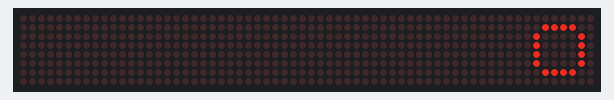
A sketch run on a simulated Arduino Uno, built with avr-gcc and run on an emulated ATmega328P. On the bench: 64×8 LED matrix.

Above: at 0.18 s.

The sketch:

Ripples.ino
```cpp
#include "LedControl.h"

int DIN = 10;
int CS = 9;
int CLK = 8;

LedControl lc = LedControl (DIN,CLK,CS,0);

void setup() {
  lc.shutdown(0,false);
  lc.setIntensity(0,15);
  lc.clearDisplay(0);
}

void loop() {
  byte stage1[8] = {B00000000,B00000000,B00000000,B00011000,B00011000,B00000000,B00000000,B00000000};
  byte stage2[8] = {B00000000,B00000000,B00111100,B00100100,B00100100,B00111100,B00000000,B00000000};
  byte stage3[8] = {B00000000,B00111100,B01000010,B01000010,B01000010,B01000010,B00111100,B00000000};
  byte stage4[8] = {B00111100,B01000010,B10000001,B10000001,B10000001,B10000001,B01000010,B00111100};
  byte stage5[8] = {B01111110,B10000001,B10000001,B10000001,B10000001,B10000001,B10000001,B01111110};
  byte stage6[8] = {B01100110,B10000001,B10000001,B00000000,B00000000,B10000001,B10000001,B01100110};
  byte stage7[8] = {B01100110,B10000001,B00000000,B00000000,B00000000,B00000000,B10000001,B01100110};
  byte stage8[8] = {B10000001,B00000000,B00000000,B00000000,B00000000,B00000000,B00000000,B10000001};
  byte stage9[8] = {B00000000,B00000000,B00000000,B00000000,B00000000,B00000000,B00000000,B00000000};

  printByte(stage1);
  delay(50);
  printByte(stage2);
  delay(60);
  printByte(stage3);
  delay(100);
  printByte(stage4);
  delay(70);
  printByte(stage5);
  delay(80);
  printByte(stage6);
  delay(90);
  printByte(stage7);
  delay(80);
  printByte(stage8);
  delay(70);
  printByte(stage9);
  delay(300);
}

void printByte(byte chr[])
{
  int i = 0;
  for (i=0; i<8; i++)
  {
    lc.setRow(0,i,chr[i]);
  }
}
```
